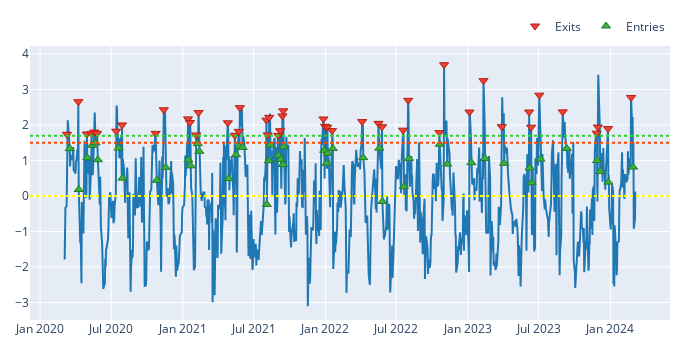

Notebook code for this chart:
### Code cell
# Visualize short entries and exists
fig = zscore.vbt.plot()
clean_short_entries.vbt.signals.plot_as_exits(zscore, fig=fig)
clean_short_exits.vbt.signals.plot_as_entries(zscore, fig=fig)
fig.add_hline(y=short_exit, line_color="orangered", line_dash="dot")
fig.add_hline(y=0, line_color="yellow", line_dash="dot")
fig.add_hline(y=short_entry, line_color="limegreen", line_dash="dot")
fig.show()
